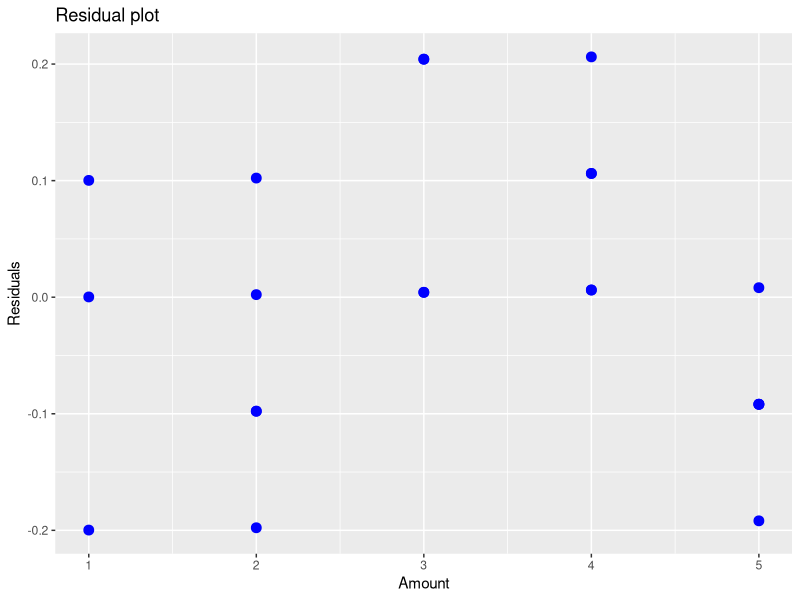
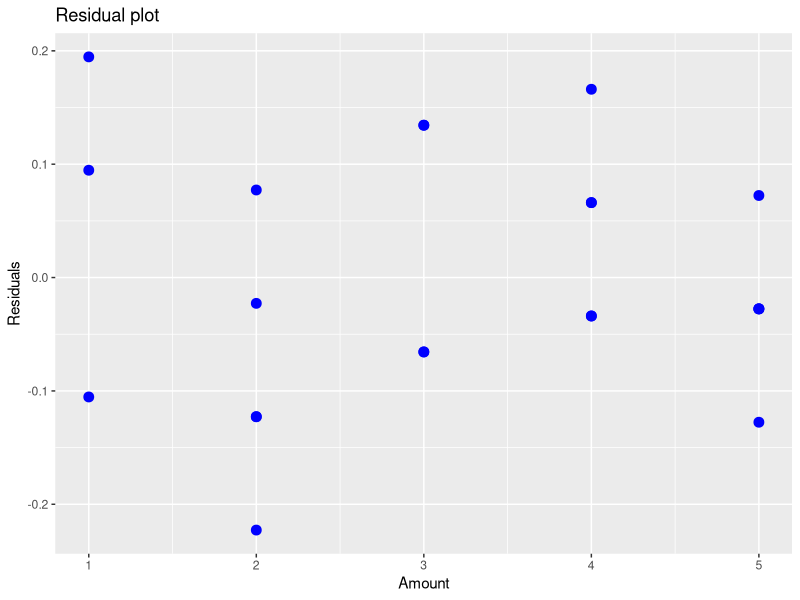
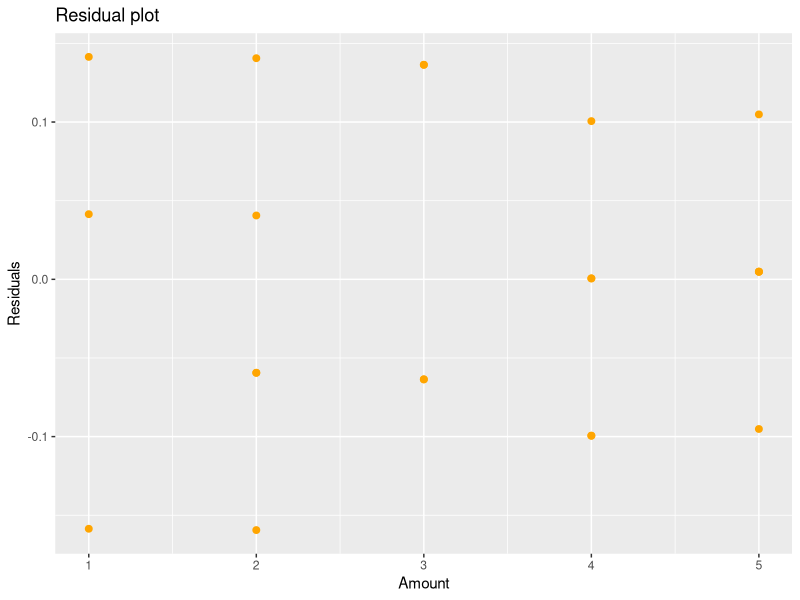

Generate these figures, in order, with R:
# AA 501 - Analytics Foundations
# Kristen Fitzgerald
# July 8, 2024
################################################################################

################################################################################
# Diagnostics - Day 8
# Diagnostics - Miss specified Model
################################################################################

# Loading packages
library(tidyverse)
library(ggplot2)

# Loading Data
amount=c(1,1,1,2,2,2,2,2,3,3,3,3,4,4,4,4,4,5,5,5,5,5)
strength=c(2.4,2.6,2.7,2.5,2.6,2.6,2.7,2.8,2.8,2.8,3.0,3.0,3.0,2.9,
           2.9,3.0,3.1,2.9,2.9,3.0,2.9,2.8)

# Linear Regression Residual Plot
lm.quad=lm(strength~amount)
summary(lm.quad)

ggplot(lm.quad, aes(x=amount,y=resid(lm.quad))) +
  geom_point(color="blue",size=3) + 
  labs(title="Residual plot", x="Amount", y="Residuals")

# Need to turn it to a quadratic 
amount.c <- scale(amount, scale=F)
lm.quad2 = lm(strength ~ amount.c + I(amount.c^2))
summary(lm.quad2)

ggplot(lm.quad2, aes(x=amount, y=resid(lm.quad2))) + 
  geom_point(color="blue",size=3)+
  labs(title="Residual plot", x="Amount", y="Residuals")

# Third Degree Polynomial 
lm.quad3 = lm(strength ~ amount.c + I(amount.c^2) + I(amount.c^3))
summary(lm.quad3)

ggplot(lm.quad3, aes(x=amount, y=resid(lm.quad3))) +
  geom_point(color="orange",size=2) +
  labs(title="Residual plot", x="Amount", y="Residuals")